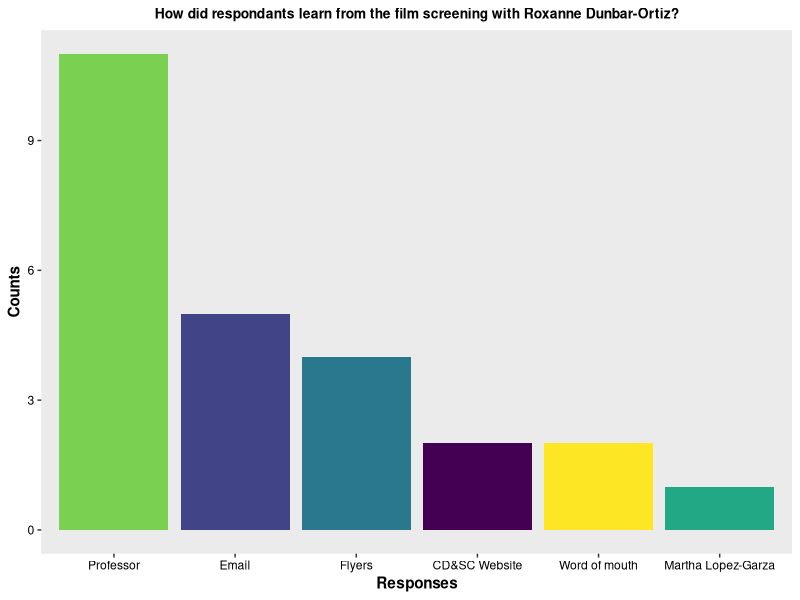
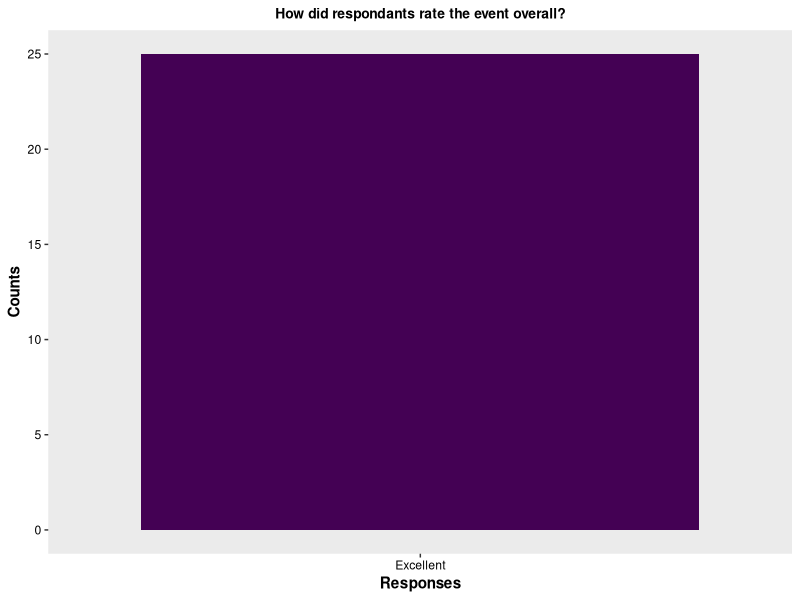
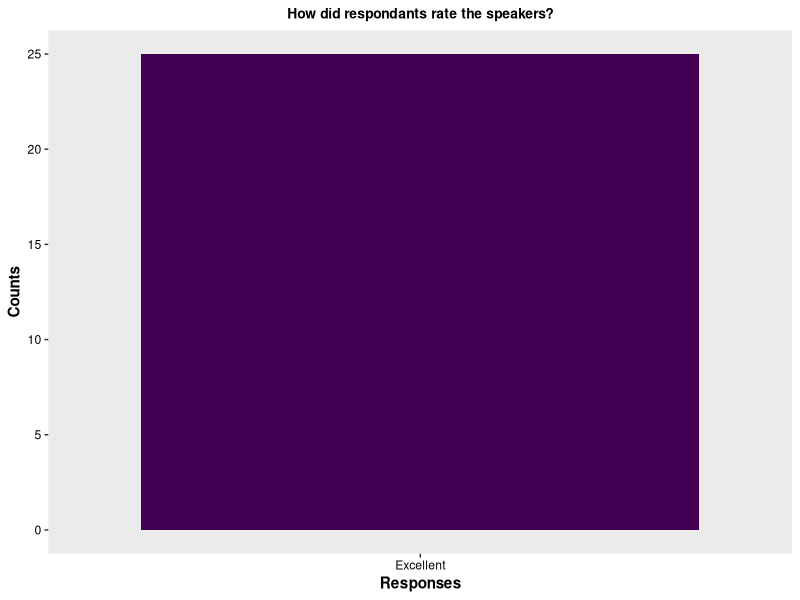
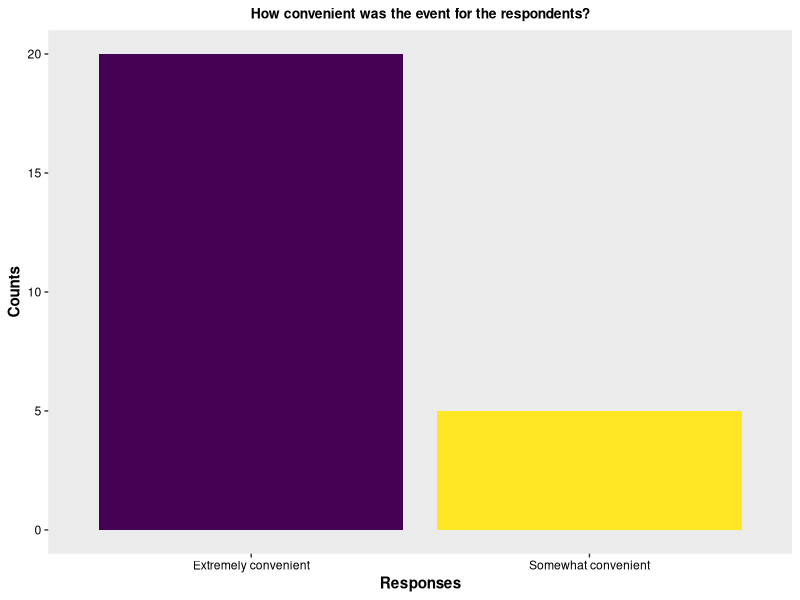
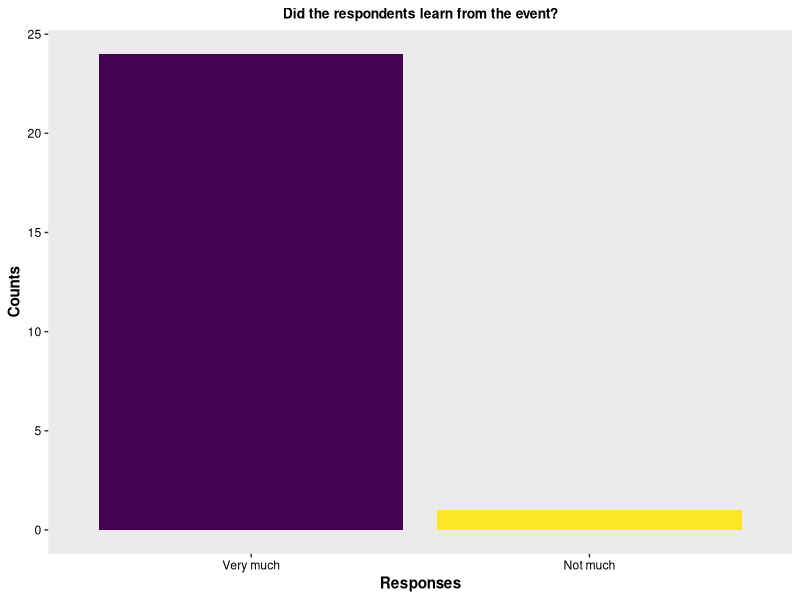
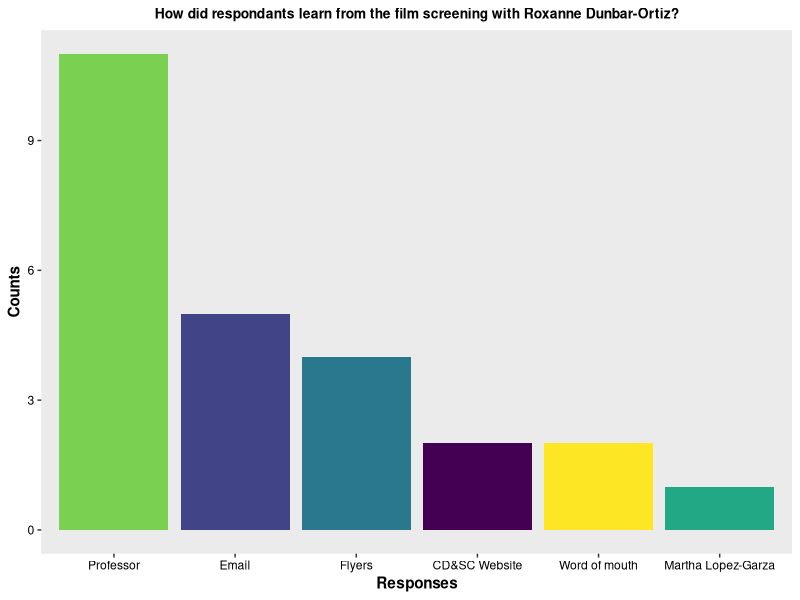
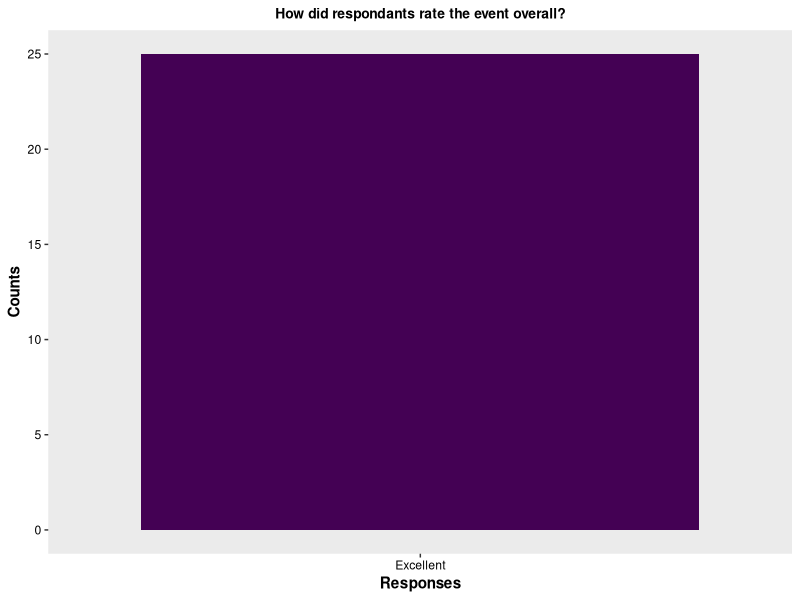
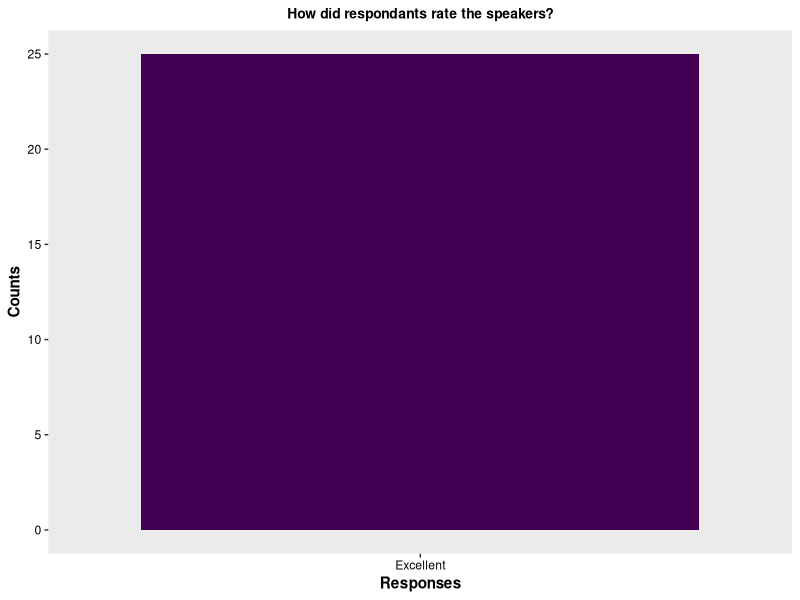

The R source for these figures, in order:
#### Webinar with Roxanne Dunbar-Ortiz ####
#### Created by: Vivian Vy Le ####
#### Updated on: 2022-05-17 ####

#### Load library ####
library(tidyverse)
library(here)
library(ggplot2)

#### Load data ####
film <- read_csv(here("Data", "dunbar_ortiz_film.csv"))


#### view data ####
view(film)
glimpse(film)


#### data analysis ####
film_clean <- film %>%
  select(participants, event_rating, speaker_rating, advertisement, event_timing, audience_learning) %>%
  rowwise() %>%
  mutate(advertisement_choices = str_split(advertisement, pattern = ";")) %>%
  ungroup() %>%
  unnest(advertisement_choices)
view(film_clean)

advertisement_data <- film_clean %>%
  count(advertisement_choices)
view(advertisement_data)


data <- film_clean %>%
  mutate(event_rating = factor(event_rating,
                                 levels = c("Excellent", "Fairly Good", "Not Good at All"))) %>%
  mutate(speaker_rating = factor(speaker_rating,
                                 levels = c("Excellent", "Fairly Good", "Not Good at All"))) %>%
  mutate(event_timing = factor(event_timing,
                               levels = c("Extremely convenient", "Somewhat convenient", "Not at all convenient"))) %>%
  mutate(audience_learning = factor(audience_learning,
                                    levels = c("Very much", "Somewhat", "Not much")))
view(data)


event_rating <- data %>%
  count(event_rating)
event_rating

speaker_rating <- data %>%
  count(speaker_rating)
speaker_rating

timing_data <- data %>%
  count(event_timing)
timing_data

learning_data <- data %>%
  count(audience_learning)
learning_data

#### plot 
advertisement_data %>%
  ggplot(aes(x = reorder(advertisement_choices, -n), y = n, fill = advertisement_choices)) +
  geom_col() +
  labs(title = "How did respondants learn from the film screening with Roxanne Dunbar-Ortiz?",
       x = "Responses",
       y = "Counts") +
  theme(plot.title = element_text(hjust = 0.5,
                                  size = 10,
                                  face = "bold"),
        axis.title = element_text(face = "bold"),
        axis.text.x = element_text(color = "#000000"),
        axis.text.y = element_text(color = "#000000"),
        panel.grid.major = element_blank(),
        panel.grid.minor = element_blank()) +
  scale_fill_viridis_d() +
  guides(fill = FALSE)
ggsave(here("Output", "dunbar_ortiz_film", "advertisement.png"), width = 8, height = 5)

event_rating %>%
  ggplot(aes(x = reorder(event_rating, -n), y = n, fill = event_rating)) +
  geom_col() +
  labs(title = "How did respondants rate the event overall?",
       x = "Responses",
       y = "Counts") +
  theme(plot.title = element_text(hjust = 0.5,
                                  size = 10,
                                  face = "bold"),
        axis.title = element_text(face = "bold"),
        axis.text.x = element_text(color = "#000000"),
        axis.text.y = element_text(color = "#000000"),
        panel.grid.major = element_blank(),
        panel.grid.minor = element_blank()) +
  scale_fill_viridis_d() +
  guides(fill = FALSE)
ggsave(here("Output", "dunbar_ortiz_film", "event_rating.png"), width = 6, height = 5)

speaker_rating %>%
  ggplot(aes(x = reorder(speaker_rating, -n), y = n, fill = speaker_rating)) +
  geom_col() +
  labs(title = "How did respondants rate the speakers?",
       x = "Responses",
       y = "Counts") +
  theme(plot.title = element_text(hjust = 0.5,
                                  size = 10,
                                  face = "bold"),
        axis.title = element_text(face = "bold"),
        axis.text.x = element_text(color = "#000000"),
        axis.text.y = element_text(color = "#000000"),
        panel.grid.major = element_blank(),
        panel.grid.minor = element_blank()) +
  scale_fill_viridis_d() +
  guides(fill = FALSE)
ggsave(here("Output", "dunbar_ortiz_film", "speaker_rating.png"), width = 6, height = 5)

timing_data %>%
  ggplot(aes(x = reorder(event_timing, -n), y = n, fill = event_timing)) +
  geom_col() +
  labs(title = "How convenient was the event for the respondents?",
       x = "Responses",
       y = "Counts") +
  theme(plot.title = element_text(hjust = 0.5,
                                  size = 10,
                                  face = "bold"),
        axis.title = element_text(face = "bold"),
        axis.text.x = element_text(color = "#000000"),
        axis.text.y = element_text(color = "#000000"),
        panel.grid.major = element_blank(),
        panel.grid.minor = element_blank()) +
  scale_fill_viridis_d() +
  guides(fill = FALSE)
ggsave(here("Output", "dunbar_ortiz_film", "convenience_of_event.png"), width = 6, height = 5)

learning_data %>%
  ggplot(aes(x = reorder(audience_learning, -n), y = n, fill = audience_learning)) +
  geom_col() +
  labs(title = "Did the respondents learn from the event?",
       x = "Responses",
       y = "Counts") +
  theme(plot.title = element_text(hjust = 0.5,
                                  size = 10,
                                  face = "bold"),
        axis.title = element_text(face = "bold"),
        axis.text.x = element_text(color = "#000000"),
        axis.text.y = element_text(color = "#000000"),
        panel.grid.major = element_blank(),
        panel.grid.minor = element_blank()) +
  scale_fill_viridis_d() +
  guides(fill = FALSE)
ggsave(here("Output", "dunbar_ortiz_film", "audience_learning.png"), width = 6, height = 5)
